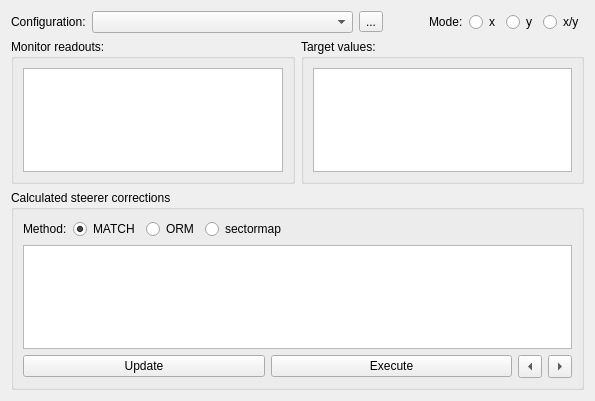
<?xml version="1.0" encoding="UTF-8"?>
<ui version="4.0">
 <class>OVM_Dialog</class>
 <widget class="QWidget" name="OVM_Dialog">
  <property name="geometry">
   <rect>
    <x>0</x>
    <y>0</y>
    <width>595</width>
    <height>401</height>
   </rect>
  </property>
  <property name="windowTitle">
   <string>Multi grid method (orbit flattening)</string>
  </property>
  <layout class="QGridLayout" columnstretch="1,1">
   <item row="0" column="0" colspan="2">
    <layout class="QHBoxLayout" stretch="0,1,0,0,0,0,0,0">
     <item>
      <widget class="QLabel">
       <property name="text">
        <string>Configuration:</string>
       </property>
      </widget>
     </item>
     <item>
      <widget class="QComboBox" name="combo_config">
       <property name="sizePolicy">
        <sizepolicy hsizetype="Expanding" vsizetype="Fixed">
         <horstretch>1</horstretch>
         <verstretch>0</verstretch>
        </sizepolicy>
       </property>
      </widget>
     </item>
     <item>
      <widget class="QToolButton" name="btn_edit_conf">
       <property name="text">
        <string>...</string>
       </property>
      </widget>
     </item>
     <item>
      <spacer>
       <property name="orientation">
        <enum>Qt::Horizontal</enum>
       </property>
       <property name="sizeHint" stdset="0">
        <size>
         <width>40</width>
         <height>20</height>
        </size>
       </property>
      </spacer>
     </item>
     <item>
      <widget class="QLabel">
       <property name="text">
        <string>Mode:</string>
       </property>
      </widget>
     </item>
     <item>
      <widget class="QRadioButton" name="radio_mode_x">
       <property name="text">
        <string>x</string>
       </property>
       <attribute name="buttonGroup">
        <string notr="true">buttongroup_xy</string>
       </attribute>
      </widget>
     </item>
     <item>
      <widget class="QRadioButton" name="radio_mode_y">
       <property name="text">
        <string>y</string>
       </property>
       <attribute name="buttonGroup">
        <string notr="true">buttongroup_xy</string>
       </attribute>
      </widget>
     </item>
     <item>
      <widget class="QRadioButton" name="radio_mode_xy">
       <property name="text">
        <string>x/y</string>
       </property>
       <attribute name="buttonGroup">
        <string notr="true">buttongroup_xy</string>
       </attribute>
      </widget>
     </item>
    </layout>
   </item>
   <item row="1" column="0">
    <widget class="QGroupBox">
     <property name="title">
      <string>Monitor readouts:</string>
     </property>
     <layout class="QVBoxLayout">
      <item>
       <widget class="TableView" name="tab_readouts"/>
      </item>
     </layout>
    </widget>
   </item>
   <item row="1" column="1">
    <widget class="QGroupBox">
     <property name="title">
      <string>Target values:</string>
     </property>
     <layout class="QVBoxLayout">
      <item>
       <widget class="TableView" name="tab_targets"/>
      </item>
     </layout>
    </widget>
   </item>
   <item row="2" column="0" colspan="2">
    <widget class="QGroupBox">
     <property name="title">
      <string>Calculated steerer corrections</string>
     </property>
     <layout class="QVBoxLayout">
      <item>
       <layout class="QHBoxLayout">
        <item>
         <widget class="QLabel">
          <property name="text">
           <string>Method:</string>
          </property>
         </widget>
        </item>
        <item>
         <widget class="QRadioButton" name="radio_meth_match">
          <property name="text">
           <string>MATCH</string>
          </property>
          <property name="checked">
           <bool>true</bool>
          </property>
          <attribute name="buttonGroup">
           <string notr="true">buttongroup_method</string>
          </attribute>
         </widget>
        </item>
        <item>
         <widget class="QRadioButton" name="radio_meth_orm">
          <property name="text">
           <string>ORM</string>
          </property>
          <attribute name="buttonGroup">
           <string notr="true">buttongroup_method</string>
          </attribute>
         </widget>
        </item>
        <item>
         <widget class="QRadioButton" name="radio_meth_tm">
          <property name="text">
           <string>sectormap</string>
          </property>
          <attribute name="buttonGroup">
           <string notr="true">buttongroup_method</string>
          </attribute>
         </widget>
        </item>
        <item>
         <spacer>
          <property name="orientation">
           <enum>Qt::Horizontal</enum>
          </property>
          <property name="sizeHint" stdset="0">
           <size>
            <width>40</width>
            <height>20</height>
           </size>
          </property>
         </spacer>
        </item>
       </layout>
      </item>
      <item>
       <widget class="TableView" name="tab_corrections">
        <property name="focusPolicy">
         <enum>Qt::ClickFocus</enum>
        </property>
       </widget>
      </item>
      <item>
       <layout class="QHBoxLayout">
        <item>
         <widget class="QPushButton" name="btn_fit">
          <property name="text">
           <string>Update</string>
          </property>
         </widget>
        </item>
        <item>
         <widget class="QPushButton" name="btn_apply">
          <property name="text">
           <string>Execute</string>
          </property>
         </widget>
        </item>
        <item>
         <widget class="QToolButton" name="btn_prev">
          <property name="text">
           <string>...</string>
          </property>
          <property name="arrowType">
           <enum>Qt::LeftArrow</enum>
          </property>
         </widget>
        </item>
        <item>
         <widget class="QToolButton" name="btn_next">
          <property name="text">
           <string>...</string>
          </property>
          <property name="arrowType">
           <enum>Qt::RightArrow</enum>
          </property>
         </widget>
        </item>
       </layout>
      </item>
     </layout>
    </widget>
   </item>
  </layout>
 </widget>
 <customwidgets>
  <customwidget>
   <class>TableView</class>
   <extends>QTableView</extends>
   <header>madgui/widget/tableview.h</header>
  </customwidget>
 </customwidgets>
 <resources/>
 <connections/>
 <buttongroups>
  <buttongroup name="buttongroup_xy"/>
  <buttongroup name="buttongroup_method"/>
 </buttongroups>
</ui>
